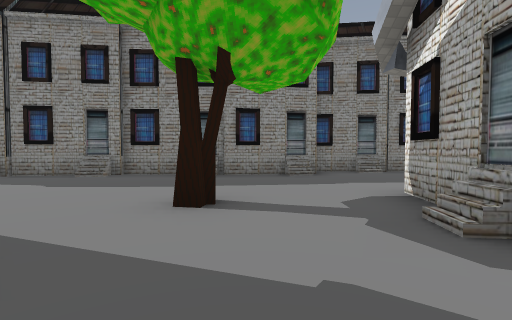
[1] (above)

12 first-person views from a walk through a level from a Godot 3-D game. The camera is 1.2 m above the floor, tilts 2° down and sees 85° across. The floor is counted in squares, 2 m on a side. Each view is taken from the middle of a square. On the plan, view 1 faces up. The plan holds only what a view shows up to about 9 squares ahead; the rest is blank. The place goes on beyond the plan. Some surface patterns are stand-ins.

[2]
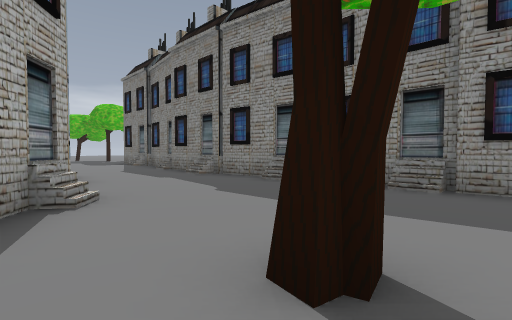

[3]
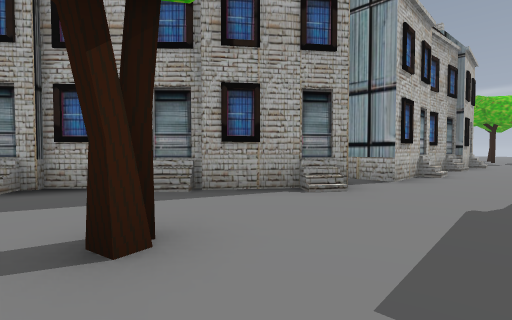

[4]
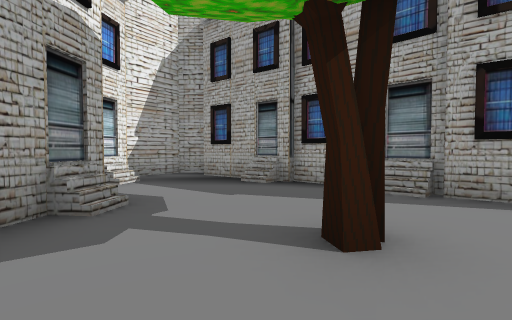

[5]
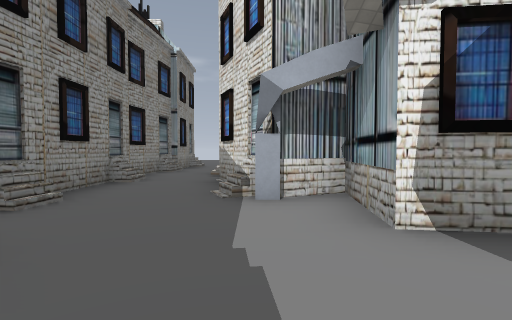

[6]
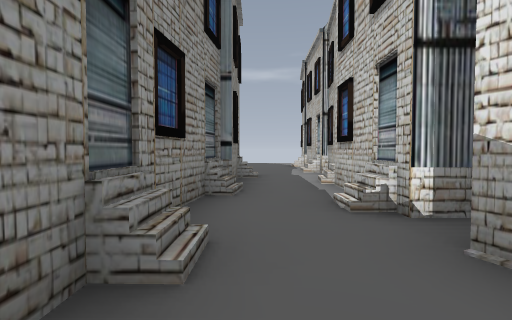

[7]
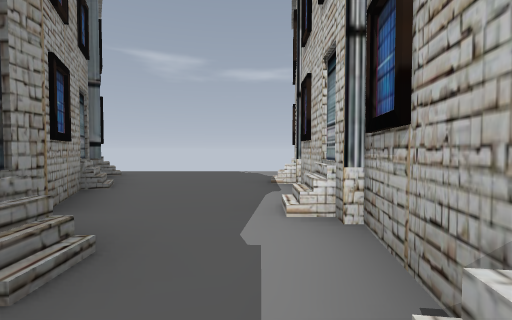

[8]
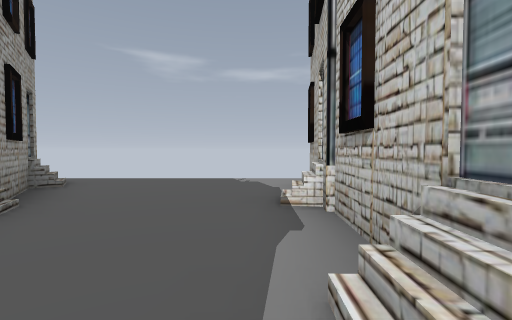

[9]
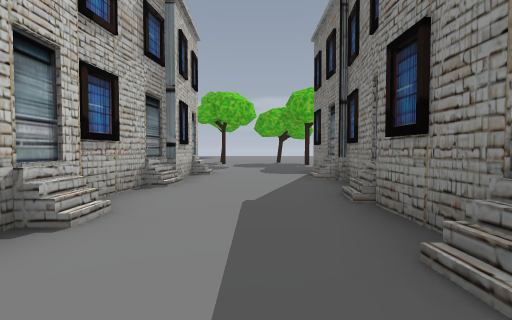

[10]
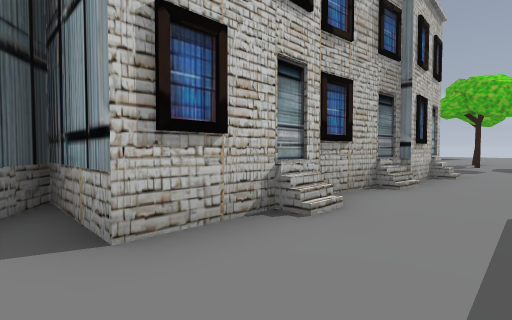

[11]
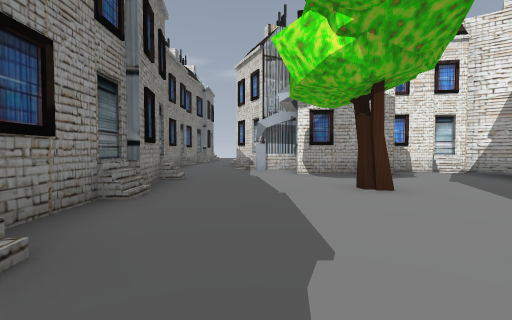

[12]
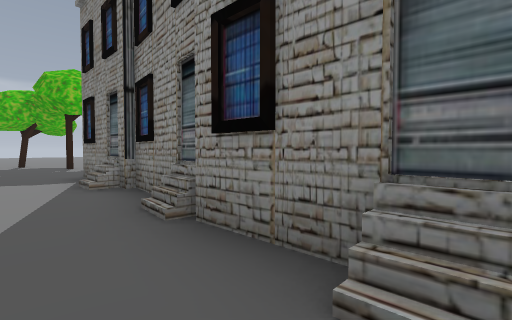

### Floor plan
Key: @ floor where view 1 was taken; # wall or solid block; . floor; / step, stairs or slope.
Columns run from 13 left of view 1 to 16 right of it. Each row starts with its distance up from view 1.
 10                            ###
  9                          ###..
  8               ##########.#....
  7 ###############.....././......
  6 ......./...........././.......
  5 .................#############
  4 .................#
  3  #######....#..###
  2        ####....##
  1        ####/....#
  0           ###@..#
 -1             ##..#
 -2              ##.#
 -3               ###

Positions as (right, up) in squares from view 1, and headings:
1: (0, 0), facing up
2: (0, 2), facing up-left
3: (0, 5), facing down-left
4: (0, 5), facing down
5: (0, 5), facing right
6: (4, 7), facing right
7: (9, 6), facing right
8: (11, 6), facing right
9: (-5, 5), facing left
10: (-5, 5), facing down-left
11: (-5, 5), facing right
12: (-6, 5), facing up-left
